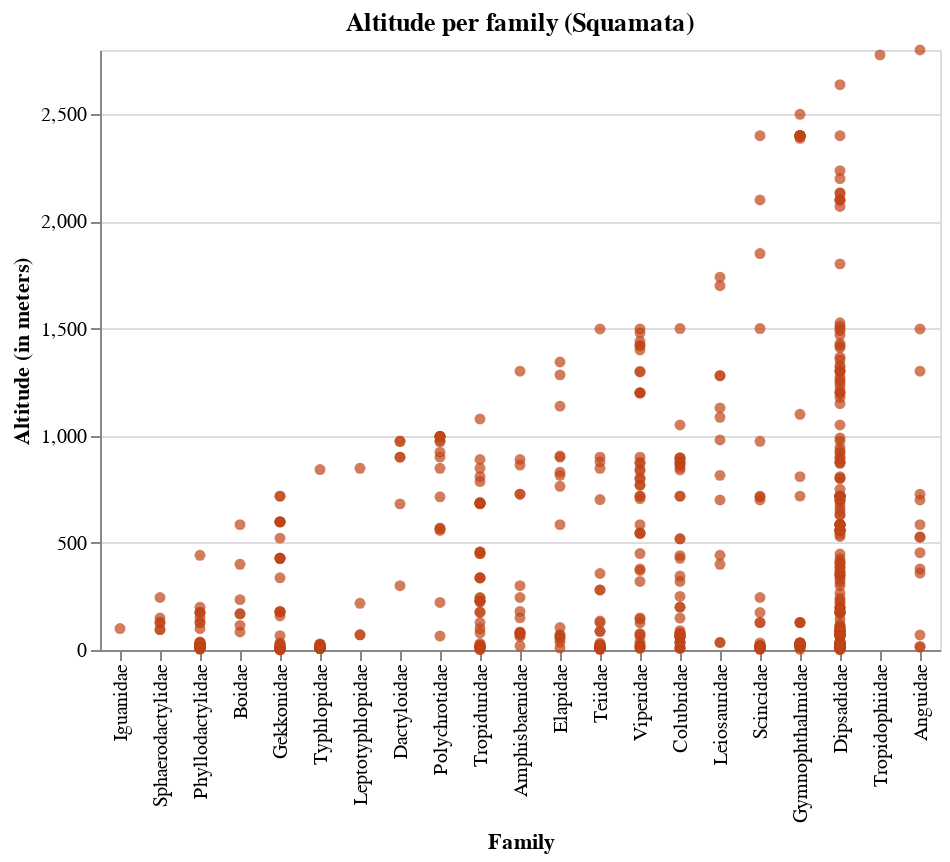

The cell this chart's notebook holds for it:
### Code cell
temp = alt.Chart(teste[teste['familia'] != "#n/d"], title='Altitude per family').mark_circle().encode(
    x = alt.X('familia', type='nominal', title='Family', 
              sort= alt.EncodingSortField('altitude', op='max', order='ascending')),
    y = alt.Y('altitude', type='quantitative', title='Altitude (in meters)'),
    color= alt.Color('ordem', scale=alt.Scale(domain=ordens, range=cores)),
    tooltip = alt.Tooltip(['numero_catalogo', 'genero_atual','especie_atual','subespecie_atual', 
                            'qualificador_atual', 'ano_coleta','altitude'])
)

temp.save('./graphs/altitude/altitude_per_family.html')
temp.facet(column='ordem').save('./graphs/altitude/altitude_per_family-facetado.html')


alt_squam = alt.Chart(teste[(teste['ordem'] == 'Squamata') & (teste['familia'] != "#n/d")],
                      title='Altitude per family (Squamata)').mark_circle(color= cores[0]).encode(
    x = alt.X('familia', type='nominal', title='Family', 
              sort= alt.EncodingSortField('altitude', op='max', order='ascending')),
    y = alt.Y('altitude', type='quantitative', title='Altitude (in meters)'),
    tooltip = alt.Tooltip(['numero_catalogo', 'genero_atual','especie_atual','subespecie_atual', 
                           'ordem', 'subordem',
                            'qualificador_atual', 'ano_coleta','altitude'])
)

alt_squam.save('./graphs/altitude/altitude_per_family-squamata.html')
alt_squam

### Figure 1 — Vega-Lite specification as saved in the notebook (floating-point values rounded to 4 significant figures; data arrays with more than 128 entries replaced by an {"elided": "..."} marker saying what was removed)
{"config": {"view": {"continuousWidth": 400, "continuousHeight": 300}}, "data": {"name": "data-10c2b8ebb63072fde564792c509016c2"}, "mark": {"type": "circle", "color": "#BF4417"}, "encoding": {"tooltip": [{"type": "quantitative", "field": "numero_catalogo"}, {"type": "nominal", "field": "genero_atual"}, {"type": "nominal", "field": "especie_atual"}, {"type": "nominal", "field": "subespecie_atual"}, {"type": "nominal", "field": "ordem"}, {"type": "nominal", "field": "subordem"}, {"type": "nominal", "field": "qualificador_atual"}, {"type": "quantitative", "field": "ano_coleta"}, {"type": "quantitative", "field": "altitude"}], "x": {"type": "nominal", "field": "familia", "sort": {"field": "altitude", "op": "max", "order": "ascending"}, "title": "Family"}, "y": {"type": "quantitative", "field": "altitude", "title": "Altitude (in meters)"}}, "title": "Altitude per family (Squamata)", "$schema": "https://vega.github.io/schema/vega-lite/v4.8.1.json", "datasets": {"data-10c2b8ebb63072fde564792c509016c2": {"elided": "638 records"}}}
